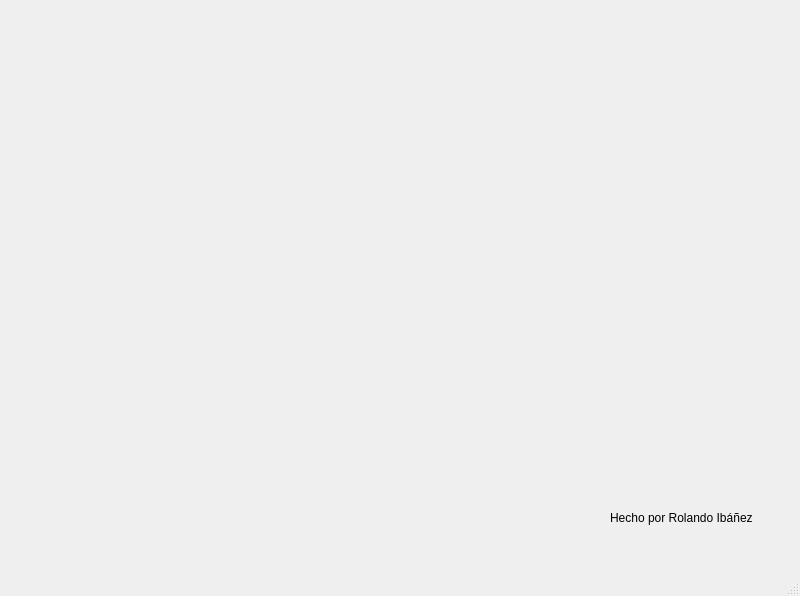
<?xml version="1.0" encoding="UTF-8"?>
<ui version="4.0">
 <class>MainWindow</class>
 <widget class="QMainWindow" name="MainWindow">
  <property name="geometry">
   <rect>
    <x>0</x>
    <y>0</y>
    <width>800</width>
    <height>596</height>
   </rect>
  </property>
  <property name="windowTitle">
   <string>Graficación</string>
  </property>
  <widget class="QWidget" name="centralwidget">
   <widget class="QLabel" name="label_6">
    <property name="geometry">
     <rect>
      <x>610</x>
      <y>510</y>
      <width>161</width>
      <height>16</height>
     </rect>
    </property>
    <property name="text">
     <string>Hecho por Rolando Ibáñez</string>
    </property>
   </widget>
   <widget class="QStackedWidget" name="stk_widget">
    <property name="geometry">
     <rect>
      <x>50</x>
      <y>10</y>
      <width>721</width>
      <height>481</height>
     </rect>
    </property>
    <widget class="QWidget" name="page"/>
    <widget class="QWidget" name="page_2"/>
   </widget>
  </widget>
  <widget class="QMenuBar" name="menubar">
   <property name="geometry">
    <rect>
     <x>0</x>
     <y>0</y>
     <width>800</width>
     <height>26</height>
    </rect>
   </property>
  </widget>
  <widget class="QStatusBar" name="statusbar"/>
 </widget>
 <resources/>
 <connections/>
</ui>
